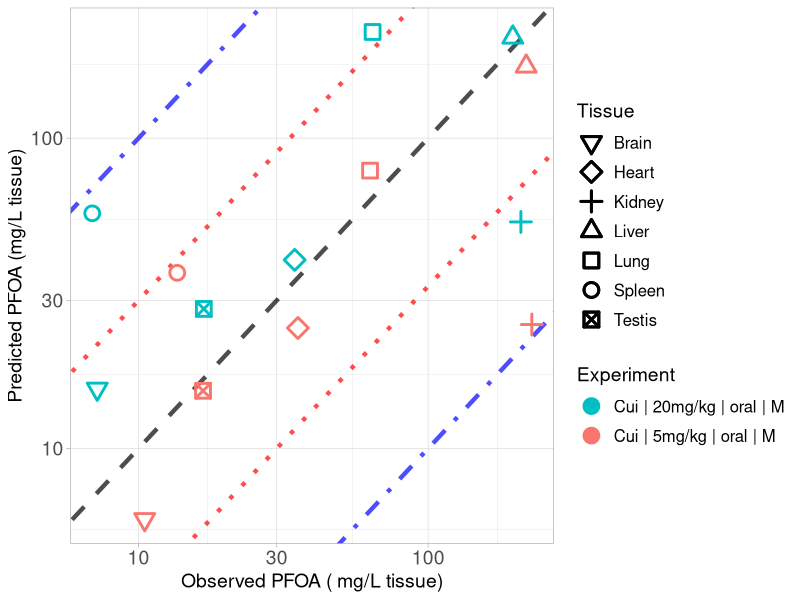

Here is the R script that generated this plot:
library(ggplot2)

#setwd("C:/Users/ptsir/Documents/GitHub/PFAS_PBK_models/PFOA inhalation Rat/Validation/Validation_results")
setwd("C:/Users/dpjio/Documents/GitHub/PFAS_PBK_models/PFOA inhalation Rat/Validation/No_Papp")

# Load Results 
Cui_results <- read.csv("Cui_2008_results.csv", header = T)
Cui_low <- Cui_results[Cui_results$Dose == 5, ]
Cui_low$Experiment <- "Cui | 5mg/kg | oral | M"
Cui_high <- Cui_results[Cui_results$Dose == 20, ]
Cui_high$Experiment <- "Cui | 20mg/kg | oral | M"
# 
Tissue_markers <-  c(0:10,14)
names(Tissue_markers) <- c( "Lung",   "Spleen",  "Liver",   "Kidney", "Plasma", "Heart",
                            "Brain","Testis", "Stomach", "Intestines", "Carcass")

Experiment <- scales::hue_pal()(2)

names(Experiment) <- unique(c(Cui_low$Experiment, Cui_high$Experiment))



scatter_plot <- ggplot()+
  geom_abline(intercept = log10(1), slope = 1, linetype = "dashed", color = "black", linewidth = 1.5, alpha = 0.7) +  # Identity line in log10 scale
  geom_abline(intercept = log10(3), slope = 1, linetype = "dotted", color = "red", linewidth = 1.5, alpha = 0.7) +  # +3-fold error line
  geom_abline(intercept = log10(1/3), slope = 1, linetype = "dotted", color = "red", linewidth = 1.5, alpha = 0.7) +  # -3-fold error line
  geom_abline(intercept = log10(10), slope = 1, linetype = "dotdash", color = "blue", linewidth = 1.5, alpha = 0.7) +  # +10-fold error line
  geom_abline(intercept = log10(1/10), slope = 1, linetype = "dotdash", color = "blue", linewidth = 1.5, alpha = 0.7) +  # -10-fold error line
  geom_point(data = Cui_low, aes(x=Observed, y=Predicted, color = Experiment, shape = Tissue), size=4, stroke = 1.5)+
  geom_point(data = Cui_high, aes(x=Observed, y=Predicted, color = Experiment, shape = Tissue), size=4, stroke = 1.5)+
  scale_y_log10()+
  scale_x_log10()+
  scale_color_manual(values = Experiment)+
  theme(legend.spacing.y = unit(1, 'cm')) +
  guides(fill = guide_legend(byrow = TRUE))+
  scale_shape_manual(values = Tissue_markers)+
  theme_light()+
  labs(y = "Predicted PFOA (mg/L tissue)",
       x = "Observed PFOA ( mg/L tissue)")+
  theme(plot.title = element_text(hjust = 0.5),
        legend.key.size = unit(0.75, 'cm'),  
        legend.title = element_text(size=14),
        legend.text = element_text(size=12,  hjust = 0),
        axis.text = element_text(size = 14),
        axis.title = element_text(size = 14),
        )

#print(scatter_plot)

ggsave("validation_plot_PFOA_tissues.png", scatter_plot, width = 11, height = 7, units = "in", dpi = 300)
